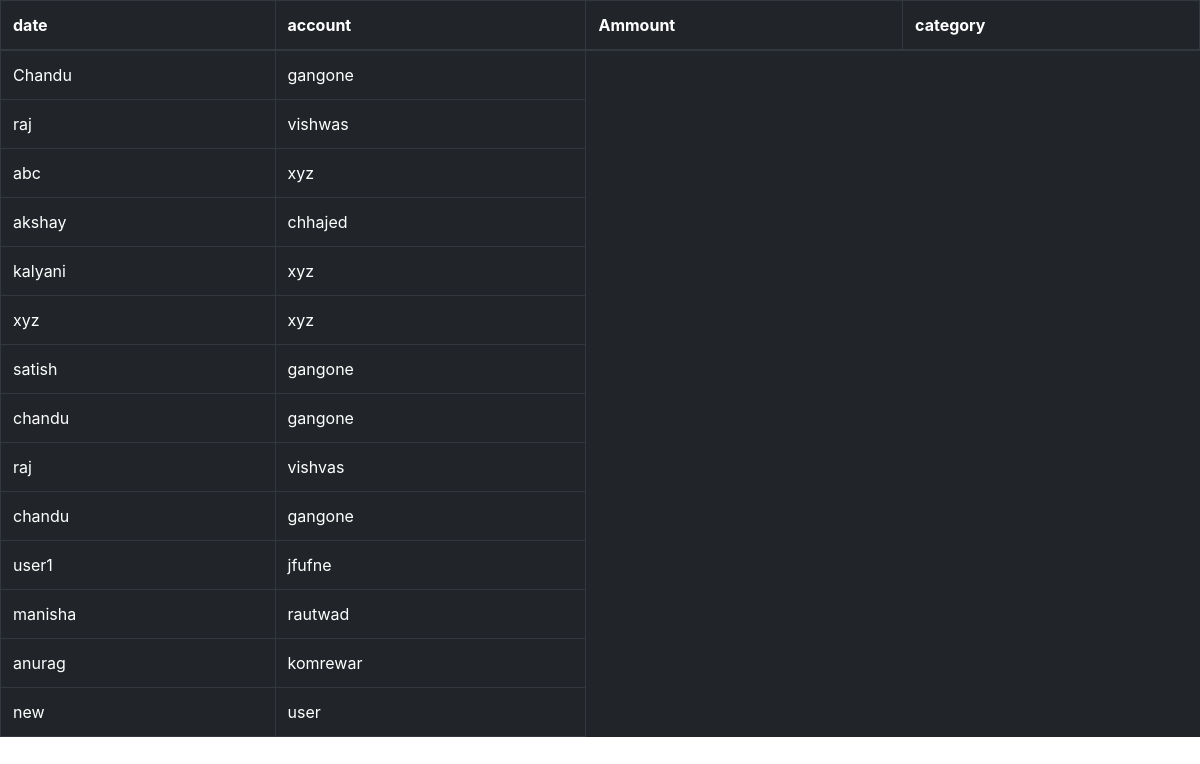
The app's page /fetcher.php with its own data.
### tables this page shows
CREATE TABLE `users` (
  `id` int(11) NOT NULL,
  `fname` varchar(200) NOT NULL,
  `lname` varchar(200) NOT NULL,
  `email` varchar(200) NOT NULL,
  `password` varchar(300) NOT NULL,
  `contactno` int(11) NOT NULL,
  `posting_date` timestamp NOT NULL DEFAULT CURRENT_TIMESTAMP
);

### fetcher.php (the view, shortened to what this page needs)
<!doctype html>
<html lang="en">
  <head>
    <link rel="stylesheet" href="https://maxcdn.bootstrapcdn.com/bootstrap/4.0.0/css/bootstrap.min.css">
  </head>
  <body>
  <table class="table table-bordered table-dark">
  <thead>
    <tr>
      <th scope="col">date</th>
      <th scope="col">account</th>
      <th scope="col">Ammount</th>
      <th scope="col">category</th>
    </tr>
  </thead>
  <tbody>
    <?php
require 'dbconnection.php';
$query = "SELECT * FROM `users`";
if ($is_query_run = mysqli_query($con,$query))
{
    while ($query_executed = mysqli_fetch_assoc ($is_query_run))
    {
        echo "<tr><td>". $query_executed['fname']."</td>";
        echo "<td>". $query_executed['lname']."</td>";
    }
}
else
{
    echo "Error in execution";
}
?>
  </tbody>
</table>
  </body>
</html>

### records on screen
users: fname "Chandu", lname "gangone"
users: fname "raj", lname "vishwas"
users: fname "abc", lname "xyz"
users: fname "akshay", lname "chhajed"
users: fname "kalyani", lname "xyz"
users: fname "xyz", lname "xyz"
users: fname "satish", lname "gangone"
users: fname "chandu", lname "gangone"
users: fname "raj", lname "vishvas"
users: fname "chandu", lname "gangone"
users: fname "user1", lname "jfufne"
users: fname "manisha", lname "rautwad"
users: fname "anurag", lname "komrewar"
users: fname "new", lname "user"
